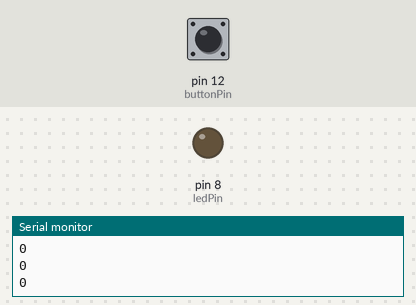
A sketch run on a simulated Arduino Uno, built with avr-gcc and run on an emulated ATmega328P. Shown: output pins drawn as LEDs (lit = HIGH), the last lines printed to the serial monitor. Inputs (shaded band) come from the test bench; at power-on: pin 12 (buttonPin) LOW.

Above: at 1.2 s.
1.3 s: pin 12 (buttonPin) pulled HIGH for 0.15 s
At 2.4 s:
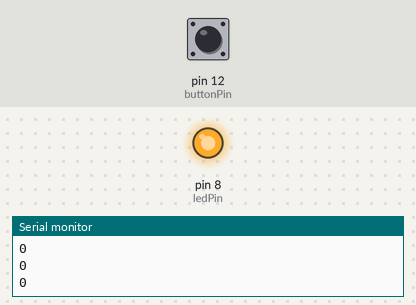
2.9 s: pin 12 (buttonPin) pulled HIGH for 1 s
At 3.7 s:
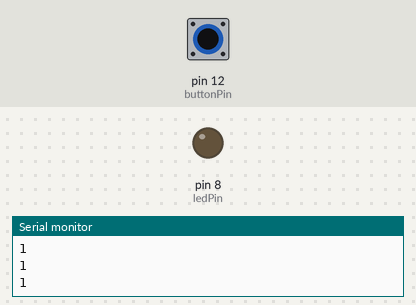
5.4 s: pin 12 (buttonPin) pulled HIGH for 3.2 s
At 5.7 s:
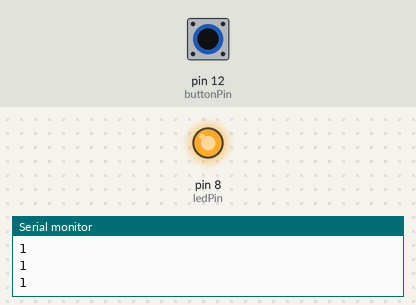
Timing chart, 0 to 8.4 s (numbered marks = the images above; inputs shaded):
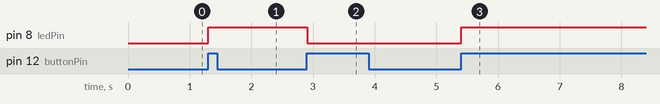

The sketch:

Tutorial28_Code.ino
```cpp
// Using a Pushbutton as a Toggle Switch

int ledPin = 8;
int buttonPin = 12;
int dt = 100;
int ledState = 0;
int buttonNew;
int buttonOld = 1;

void setup() {
  // put your setup code here, to run once:
  Serial.begin(9600);
  pinMode(buttonPin, INPUT);
  pinMode(ledPin, OUTPUT);
}

void loop() {
  // put your main code here, to run repeatedly:
  buttonNew = digitalRead(buttonPin);
  Serial.println(buttonNew);

  if (buttonOld == 0 && buttonNew == 1) {
    if (ledState == 0) {
      digitalWrite(ledPin, HIGH);
      ledState = 1;
    }

    else {
      digitalWrite(ledPin, LOW);
      ledState = 0;
    }
  }

  buttonOld = buttonNew;
  delay(dt);

}
```

Measured:
- after the input at 1.3 s, pin 8 (ledPin): LOW → HIGH at once
- after the input at 2.9 s, pin 8 (ledPin): HIGH → LOW at once
- after the input at 5.4 s, pin 8 (ledPin): LOW → HIGH at once
